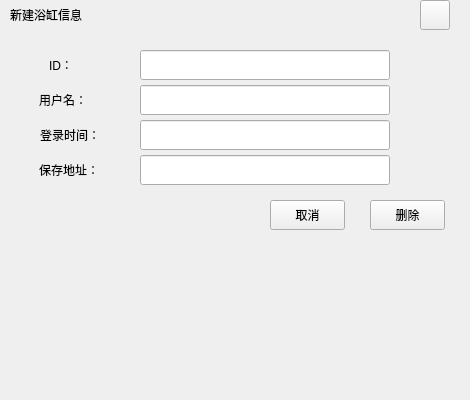
<?xml version="1.0" encoding="UTF-8"?>
<ui version="4.0">
 <class>UserLogDele</class>
 <widget class="QWidget" name="UserLogDele">
  <property name="geometry">
   <rect>
    <x>0</x>
    <y>0</y>
    <width>470</width>
    <height>400</height>
   </rect>
  </property>
  <property name="windowTitle">
   <string>Form</string>
  </property>
  <widget class="QPushButton" name="CloseBtn">
   <property name="geometry">
    <rect>
     <x>420</x>
     <y>0</y>
     <width>30</width>
     <height>30</height>
    </rect>
   </property>
   <property name="text">
    <string/>
   </property>
  </widget>
  <widget class="QPushButton" name="CancleBtn">
   <property name="geometry">
    <rect>
     <x>270</x>
     <y>200</y>
     <width>75</width>
     <height>30</height>
    </rect>
   </property>
   <property name="text">
    <string>取消</string>
   </property>
  </widget>
  <widget class="QPushButton" name="DeleBtn">
   <property name="geometry">
    <rect>
     <x>370</x>
     <y>200</y>
     <width>75</width>
     <height>30</height>
    </rect>
   </property>
   <property name="text">
    <string>删除</string>
   </property>
  </widget>
  <widget class="QLabel" name="label">
   <property name="geometry">
    <rect>
     <x>10</x>
     <y>0</y>
     <width>151</width>
     <height>30</height>
    </rect>
   </property>
   <property name="text">
    <string>新建浴缸信息</string>
   </property>
  </widget>
  <widget class="QLabel" name="TitleLab">
   <property name="geometry">
    <rect>
     <x>0</x>
     <y>10</y>
     <width>461</width>
     <height>31</height>
    </rect>
   </property>
   <property name="text">
    <string/>
   </property>
  </widget>
  <widget class="QLabel" name="InerLab">
   <property name="geometry">
    <rect>
     <x>-40</x>
     <y>50</y>
     <width>401</width>
     <height>231</height>
    </rect>
   </property>
   <property name="styleSheet">
    <string notr="true"/>
   </property>
   <property name="text">
    <string/>
   </property>
  </widget>
  <widget class="QLabel" name="UserLab_2">
   <property name="geometry">
    <rect>
     <x>39</x>
     <y>85</y>
     <width>101</width>
     <height>30</height>
    </rect>
   </property>
   <property name="text">
    <string>用户名：</string>
   </property>
  </widget>
  <widget class="QLabel" name="UserLab_4">
   <property name="geometry">
    <rect>
     <x>40</x>
     <y>120</y>
     <width>101</width>
     <height>30</height>
    </rect>
   </property>
   <property name="text">
    <string>登录时间：</string>
   </property>
  </widget>
  <widget class="QLineEdit" name="FileAddre">
   <property name="geometry">
    <rect>
     <x>140</x>
     <y>155</y>
     <width>250</width>
     <height>30</height>
    </rect>
   </property>
  </widget>
  <widget class="QLabel" name="UserLab_3">
   <property name="geometry">
    <rect>
     <x>49</x>
     <y>50</y>
     <width>91</width>
     <height>30</height>
    </rect>
   </property>
   <property name="text">
    <string>ID：</string>
   </property>
  </widget>
  <widget class="QLineEdit" name="LoginTime">
   <property name="geometry">
    <rect>
     <x>140</x>
     <y>120</y>
     <width>250</width>
     <height>30</height>
    </rect>
   </property>
  </widget>
  <widget class="QLabel" name="UserLab_5">
   <property name="geometry">
    <rect>
     <x>39</x>
     <y>155</y>
     <width>101</width>
     <height>30</height>
    </rect>
   </property>
   <property name="text">
    <string>保存地址：</string>
   </property>
  </widget>
  <widget class="QLineEdit" name="UserName">
   <property name="geometry">
    <rect>
     <x>140</x>
     <y>85</y>
     <width>250</width>
     <height>30</height>
    </rect>
   </property>
  </widget>
  <widget class="QLineEdit" name="ID">
   <property name="geometry">
    <rect>
     <x>140</x>
     <y>50</y>
     <width>250</width>
     <height>30</height>
    </rect>
   </property>
  </widget>
  <zorder>InerLab</zorder>
  <zorder>TitleLab</zorder>
  <zorder>CloseBtn</zorder>
  <zorder>CancleBtn</zorder>
  <zorder>DeleBtn</zorder>
  <zorder>label</zorder>
  <zorder>UserLab_2</zorder>
  <zorder>UserLab_4</zorder>
  <zorder>FileAddre</zorder>
  <zorder>UserLab_3</zorder>
  <zorder>LoginTime</zorder>
  <zorder>UserLab_5</zorder>
  <zorder>UserName</zorder>
  <zorder>ID</zorder>
 </widget>
 <resources/>
 <connections/>
</ui>
